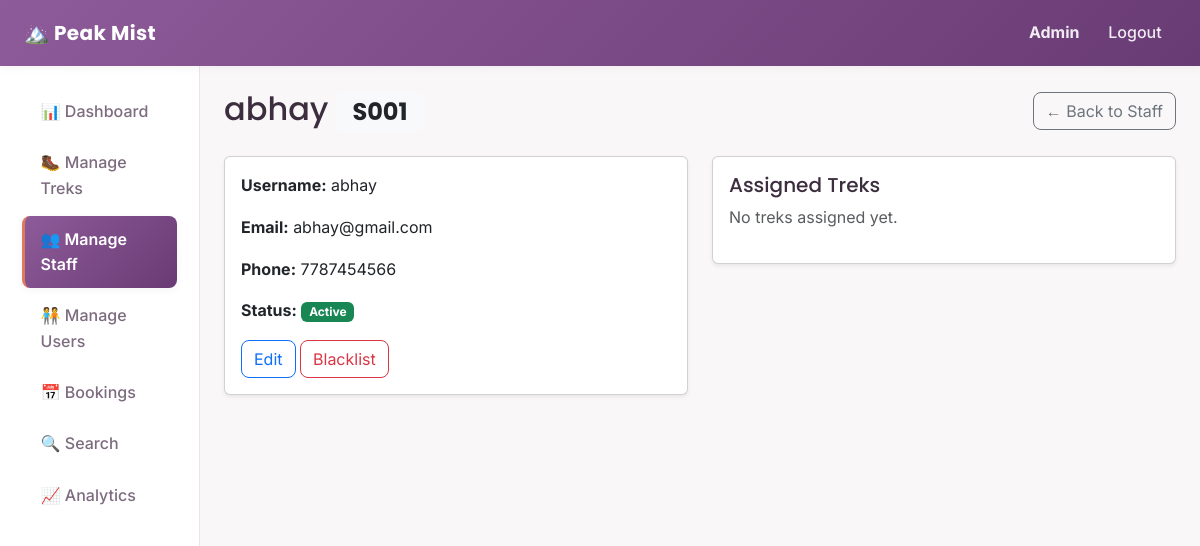
The app's page /admin/staff/3 (signed in) with its own data.
### backend/models.py (models this page shows, shortened)
class User(db.Model, UserMixin):
    __tablename__ = "users"
    id = db.Column(db.Integer, primary_key=True)
    username = db.Column(db.String(80), unique=True, nullable=False)
    password_hash = db.Column(db.String(200), nullable=False)
    full_name = db.Column(db.String(120), nullable=False)
    email = db.Column(db.String(120), unique=True, nullable=False)
    phone = db.Column(db.String(20), nullable=True)
    role = db.Column(db.String(20), nullable=False, default="user")
    is_blacklisted = db.Column(db.Boolean, default=False, nullable=False)
    created_at = db.Column(db.DateTime, default=datetime.utcnow)
    staff_profile = db.relationship(
        "StaffProfile",
        backref="user",
        uselist=False,
        cascade="all, delete-orphan"
    )
    bookings = db.relationship(
        "Booking",
        backref="user",
        cascade="all, delete-orphan"
    )

class StaffProfile(db.Model):
    __tablename__ = "staff_profiles"
    id = db.Column(db.Integer, primary_key=True)
    user_id = db.Column(db.Integer, db.ForeignKey("users.id"), nullable=False)
    status = db.Column(db.String(20), default="pending")
    assigned_treks = db.relationship("Trek", backref="staff", lazy=True)
    @property
    def display_id(self):
        return f"S{self.id:03d}"

### backend/routes.py (the view)
@admin_bp.route("/staff/<int:user_id>")
@login_required
@role_required("admin")
def staff_detail(user_id):
    staff_user = User.query.filter_by(id=user_id, role="staff").first_or_404()
    return render_template("admin/staff_detail.html", staff=staff_user)

### backend/routes.py (called while the page is built)
def role_required(*allowed_roles):
    def decorator(view_function):
        @wraps(view_function)
        def wrapped_view(*args, **kwargs):
            if current_user.role not in allowed_roles:
                abort(403)
            return view_function(*args, **kwargs)
        return wrapped_view
    return decorator

### templates/admin/staff_detail.html (shortened to what this page needs)
{% extends "layout_dashboard.html" %}
{% import "admin/_status_badge.html" as badges %}
{% set active_page = 'staff' %}
{% block content %}
<div class="d-flex justify-content-between align-items-center mb-4">
    <h2 class="mb-0">{{ staff.full_name }} <span class="badge bg-light text-dark">{{ staff.staff_profile.display_id }}</span></h2>
    <a href="{{ url_for('admin.staff_list') }}" class="btn btn-outline-secondary">&larr; Back to Staff</a>
</div>
<div class="row">
    <div class="col-md-6">
        <div class="card shadow-sm mb-4">
            <div class="card-body">
                <p><strong>Username:</strong> {{ staff.username }}</p>
                <p><strong>Email:</strong> {{ staff.email }}</p>
                <p><strong>Phone:</strong> {{ staff.phone or "-" }}</p>
                <p>
                    <strong>Status:</strong>
                    {% if staff.is_blacklisted %}
                        <span class="badge bg-danger">Blacklisted</span>
                    {% else %}
                        <span class="badge bg-success">Active</span>
                    {% endif %}
                </p>
                <a href="{{ url_for('admin.edit_staff', user_id=staff.id) }}" class="btn btn-outline-primary">Edit</a>
                <form method="POST" action="{{ url_for('admin.toggle_blacklist', user_id=staff.id) }}" class="d-inline">
                    {% if staff.is_blacklisted %}
                        <button type="submit" class="btn btn-outline-success">Un-blacklist</button>
                    {% else %}
                        <button type="submit" class="btn btn-outline-danger">Blacklist</button>
                    {% endif %}
                </form>
            </div>
        </div>
    </div>
    <div class="col-md-6">
        <div class="card shadow-sm">
            <div class="card-body">
                <h5>Assigned Treks</h5>
                {% if staff.staff_profile and staff.staff_profile.assigned_treks %}
                    <ul class="list-group">
                        {% for trek in staff.staff_profile.assigned_treks %}
                        <li class="list-group-item d-flex justify-content-between align-items-center">
                            <a href="{{ url_for('admin.trek_details', trek_id=trek.id) }}">{{ trek.name }}</a>
                            {{ badges.status_badge(trek.status) }}
                        </li>
                        {% endfor %}
                    </ul>
                {% else %}
                    <p class="text-muted">No treks assigned yet.</p>
                {% endif %}
            </div>
        </div>
    </div>
</div>
{% endblock %}

### templates/layout_dashboard.html (shortened to what this page needs)
<!DOCTYPE html>
<html lang="en">
<head>
    <link
        href="https://cdnjs.cloudflare.com/ajax/libs/bootstrap/5.3.3/css/bootstrap.min.css"
        rel="stylesheet">
    <link rel="stylesheet" href="{{ url_for('static', filename='css/styles.css') }}">
</head>
<body>
    <nav class="navbar navbar-expand-lg navbar-trek">
        <div class="container-fluid px-4">
            <a class="navbar-brand fw-bold" href="{{ url_for('auth.home') }}">
                🏔️ Peak Mist
            </a>
            <div class="navbar-collapse" id="navMenu">
                <ul class="navbar-nav ms-auto align-items-lg-center">
                    <li class="nav-item">
                        <span class="nav-link">
                            <strong>{{ current_user.full_name }}</strong>
                        </span>
                    </li>
                    <li class="nav-item">
                        <a class="nav-link" href="{{ url_for('auth.logout') }}">Logout</a>
                    </li>
                </ul>
            </div>
        </div>
    </nav>
    <div class="container-fluid">
        <div class="row">
            <nav class="col-md-3 col-lg-2 sidebar">
                <ul class="nav flex-column">
                    {% if current_user.role == 'admin' %}
                        <li class="nav-item">
                            <a class="nav-link {% if active_page == 'dashboard' %}active{% endif %}"
                               href="{{ url_for('admin.dashboard') }}">📊 Dashboard</a>
                        </li>
                        <li class="nav-item">
                            <a class="nav-link {% if active_page == 'treks' %}active{% endif %}"
                               href="{{ url_for('admin.treks') }}">🥾 Manage Treks</a>
                        </li>
                        <li class="nav-item">
                            <a class="nav-link {% if active_page == 'staff' %}active{% endif %}"
                               href="{{ url_for('admin.staff_list') }}">👥 Manage Staff</a>
                        </li>
                        <li class="nav-item">
                            <a class="nav-link {% if active_page == 'users' %}active{% endif %}"
                               href="{{ url_for('admin.users_list') }}">🧑‍🤝‍🧑 Manage Users</a>
                        </li>
                        <li class="nav-item">
                            <a class="nav-link {% if active_page == 'bookings' %}active{% endif %}"
                               href="{{ url_for('admin.bookings_list') }}">📅 Bookings</a>
                        </li>
                        <li class="nav-item">
                            <a class="nav-link {% if active_page == 'search' %}active{% endif %}"
                               href="{{ url_for('admin.search') }}">🔍 Search</a>
                        </li>
                        <li class="nav-item">
                            <a class="nav-link {% if active_page == 'analytics' %}active{% endif %}"
                               href="{{ url_for('admin.analytics') }}">📈 Analytics</a>
                        </li>
                    {% endif %}
                </ul>
            </nav>
            <main class="col-md-9 col-lg-10 p-4">
                {% block content %}{% endblock %}
            </main>
        </div>
    </div>
</body>
</html>

### static/css/styles.css (style rules this page uses)
:root { --sky: #8d5b99; --sky-deep: #693b74; --sky-pale: #f6eef7; --mint: #e07a5f; --mint-deep: #c2593e; --mint-pale: #fdf1ee; --cloud: #ffffff; --cloud-tint: #faf7f9; --line: #eee3ed; --ink: #3d2e3f; --ink-soft: #7d6b7f; --amber: #f4d35e; --coral: #f28482; --lilac: #b5a2e3; --shadow-sm: 0 2px 8px rgba(61, 46, 63, 0.05); --shadow-md: 0 8px 24px rgba(61, 46, 63, 0.08); --shadow-lg: 0 16px 40px rgba(61, 46, 63, 0.12); --radius: 14px; --radius-sm: 8px; }
* { box-sizing: border-box; }
body { background-color: var(--cloud-tint); font-family: "Inter", "Segoe UI", Arial, sans-serif; color: var(--ink); line-height: 1.6; }
h1, h2, h3, h4, h5, h6 { font-family: "Poppins", "Segoe UI", Arial, sans-serif; color: var(--ink); }
a { color: var(--sky-deep); text-decoration: none; }
.navbar-trek { background: linear-gradient(135deg, var(--sky) 0%, var(--sky-deep) 100%) !important; box-shadow: var(--shadow-sm); padding-top: 0.75rem; padding-bottom: 0.75rem; }
.navbar-trek .navbar-brand { color: #ffffff !important; font-family: "Poppins", sans-serif; font-weight: 700; letter-spacing: 0.02em; }
.navbar-trek .nav-link { color: rgba(255, 255, 255, 0.9) !important; font-weight: 500; border-radius: var(--radius-sm); padding: 0.45rem 0.9rem !important; transition: background-color 0.2s ease, color 0.2s ease; }
.btn { border-radius: var(--radius-sm); }
.sidebar { background-color: var(--cloud); border-right: 1px solid var(--line); min-height: calc(100vh - 56px); padding-top: 1.25rem; }
.sidebar .nav-link { display: flex; align-items: center; gap: 0.65rem; color: var(--ink-soft); padding: 0.65rem 1rem; border-radius: var(--radius-sm); margin: 0.15rem 0.6rem; font-weight: 500; border-left: 3px solid transparent; transition: background-color 0.2s ease, color 0.2s ease, border-color 0.2s ease; }
.sidebar .nav-link.active { background: linear-gradient(135deg, var(--sky) 0%, var(--sky-deep) 100%); color: #ffffff; font-weight: 600; border-left-color: var(--mint); box-shadow: var(--shadow-sm); }

### records on screen
User: full_name "Admin"
User: full_name "abhay", username "abhay", email "abhay@gmail.com", phone "7787454566"
StaffProfile: staff_profile.display_id "S001"
